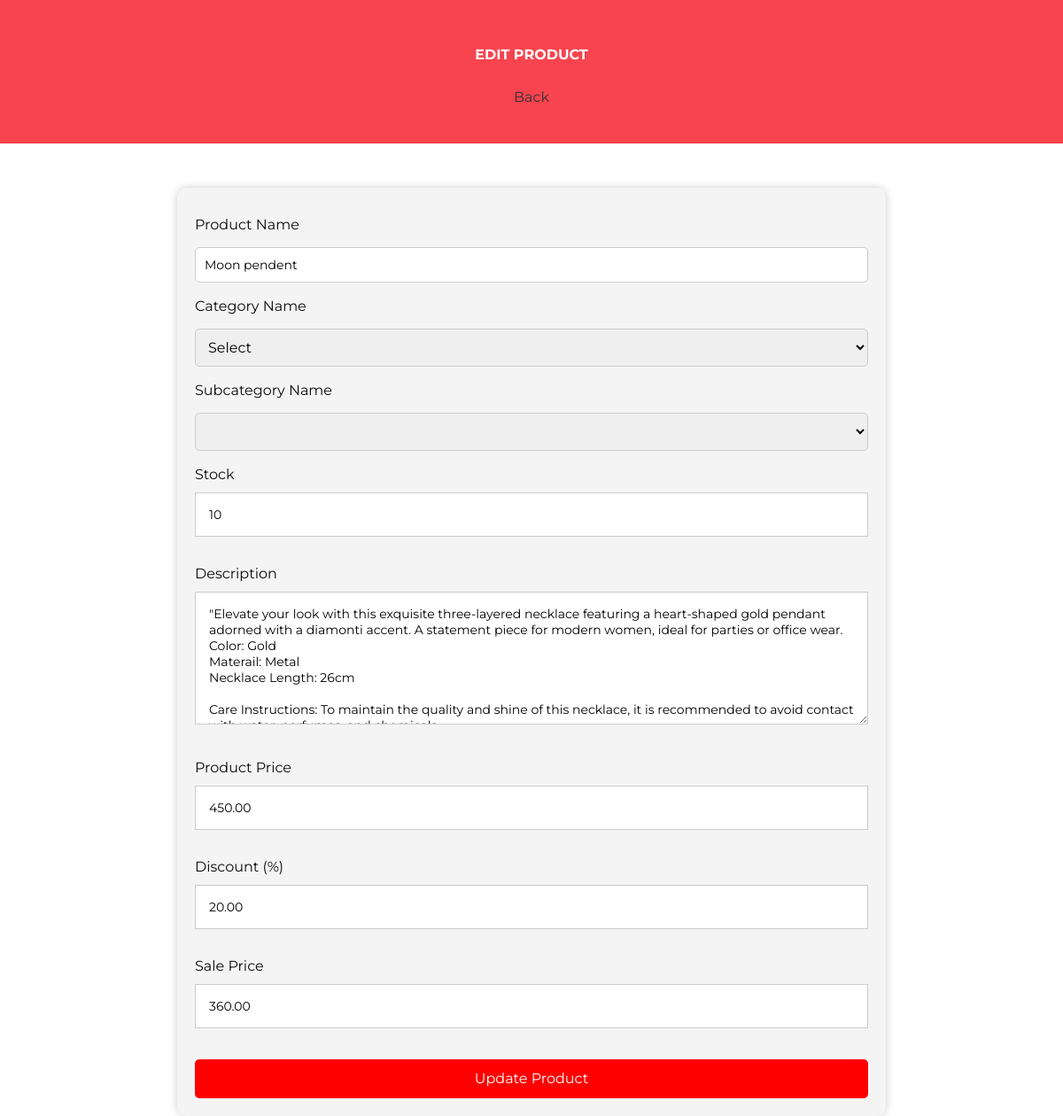
Page /edit_product/13/ (signed in) on the earlier database version.
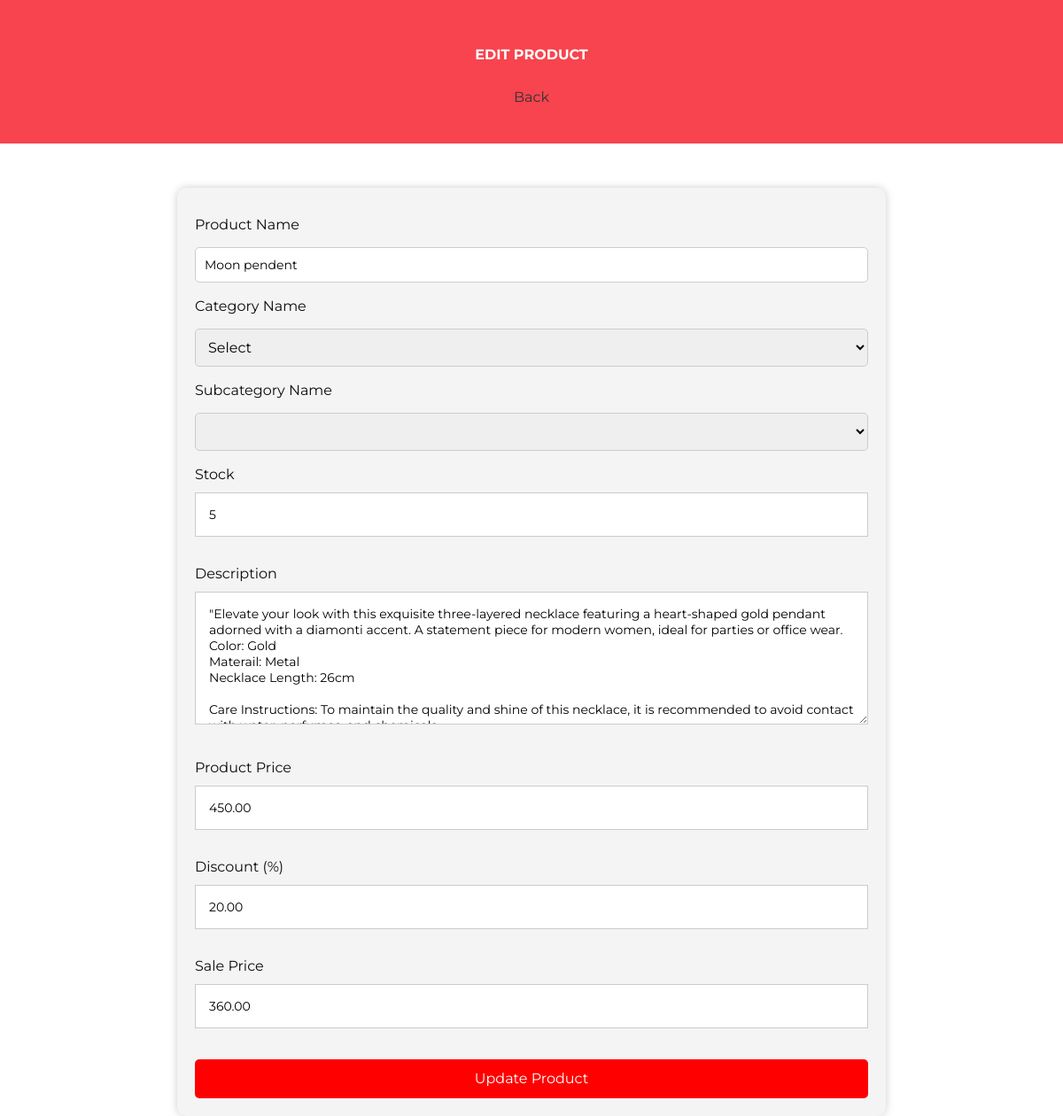
Same page on the later database version.
### firstapp/models.py (models this page shows, shortened)
class Product1(models.Model):
    product_name = models.CharField(max_length=255)
    category = models.ForeignKey(Category1, on_delete=models.CASCADE)  # Use ForeignKey to relate to Category
    subcategory = models.ForeignKey(Subcategory1, on_delete=models.CASCADE)  # Use ForeignKey to relate to Subcategory
    stock = models.PositiveIntegerField(default=1, null=True)
    description = models.TextField()
    price = models.DecimalField(max_digits=10, decimal_places=2)
    discount = models.DecimalField(max_digits=5, decimal_places=2, default=0.0)
    sale_price = models.DecimalField(max_digits=10, decimal_places=2, editable=False)
    product_image = models.ImageField(upload_to='product_images/')
    STATUS_CHOICES = [
        ('In Stock', 'In Stock'),
        ('Out of Stock', 'Out of Stock'),
    ]
    status = models.CharField(max_length=20, choices=STATUS_CHOICES, default='In Stock')

### firstapp/views.py (the view, shortened to what this page needs)
# urls.py: path('edit_product/<int:id>/', views.edit_product, name='edit_product'),
@login_required
def edit_product(request, id):
    product = get_object_or_404(Product1, pk=id)
    return render(request, 'editproduct.html', {'product': product})

### templates/editproduct.html (shortened to what this page needs)
{% load static %}
<!DOCTYPE html>
<html lang="en">
<head>
    <link rel="stylesheet" type="text/css" href="{% static 'css/bootstrap.css' %}" />
    <link href="{% static 'css/font-awesome.min.css' %}" rel="stylesheet" />
    <link rel="stylesheet" type="text css" href="https://code.jquery.com/ui/1.12.1/themes/base/jquery-ui.css">
    <link href="{% static 'css/style.css' %}" rel="stylesheet" />
    <link href="{% static 'css/responsive.css' %}" rel="stylesheet">
    <link rel="stylesheet" href="https://cdnjs.cloudflare.com/ajax/libs/font-awesome/6.2.0/css/all.min.css">
</head>
    <body class="sub_page">
            <section class="inner_page_head">
                <div class="container_fuild">
                    <div class="row">
                        <div class="col-md-12">
                            <div class="full">
                                <h class="left-corner-heading"><strong>EDIT PRODUCT</strong></h2>
                            </div>
                        </div>
                    </div>
                </div>
                <div >
                    <a href="{% url 'adminpanel' %}" class="back-button">
                         Back
                    </a>
                </div>
            </section>
    <div class="container">
        <form method="post" enctype="multipart/form-data">
            <label for="product-name">Product Name</label>
            <input type="text" name="product-name" value="{{ product.product_name }}" required>
            <label for="category-name">Category Name</label>
            <select name="category-name" id="category-name" required onchange="updateSubcategoryOptions()">
                <option value="">Select</option>
            </select>
            <label for="subcategory-name">Subcategory Name</label>
            <select name="subcategory-name" id="subcategory-name" required>
            </select>
            <label for="stock">Stock</label>
            <input type="number" name="stock" value="{{ product.stock }}" required>
            <label for="description">Description</label>
            <textarea name="description" required>{{ product.description }}</textarea>
            <label for="price">Product Price</label>
            <input type="number" name="price" value="{{ product.price }}" required>
            <label for="discount">Discount (%)</label>
            <input type="number" name="discount" value="{{ product.discount }}" oninput="calculateSalePrice()">
            <label for="sale-price">Sale Price</label>
            <input type="number" name="sale-price" value="{{ product.sale_price }}" readonly>
            <button type="submit">Update Product</button>
        </form>
    </div>
</body>
</html>

Differences in the rows shown:
changed Product1 "Moon pendent": stock "10" → "5"
